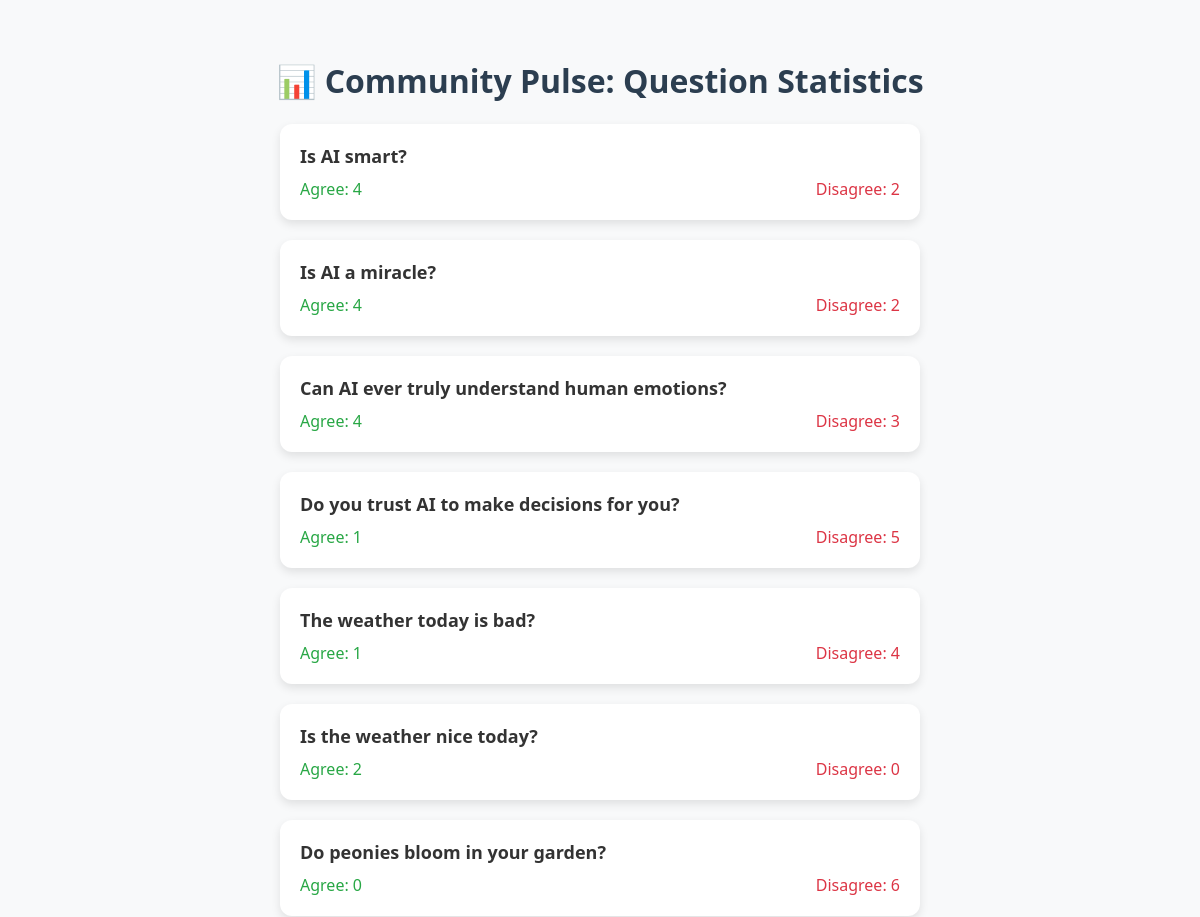
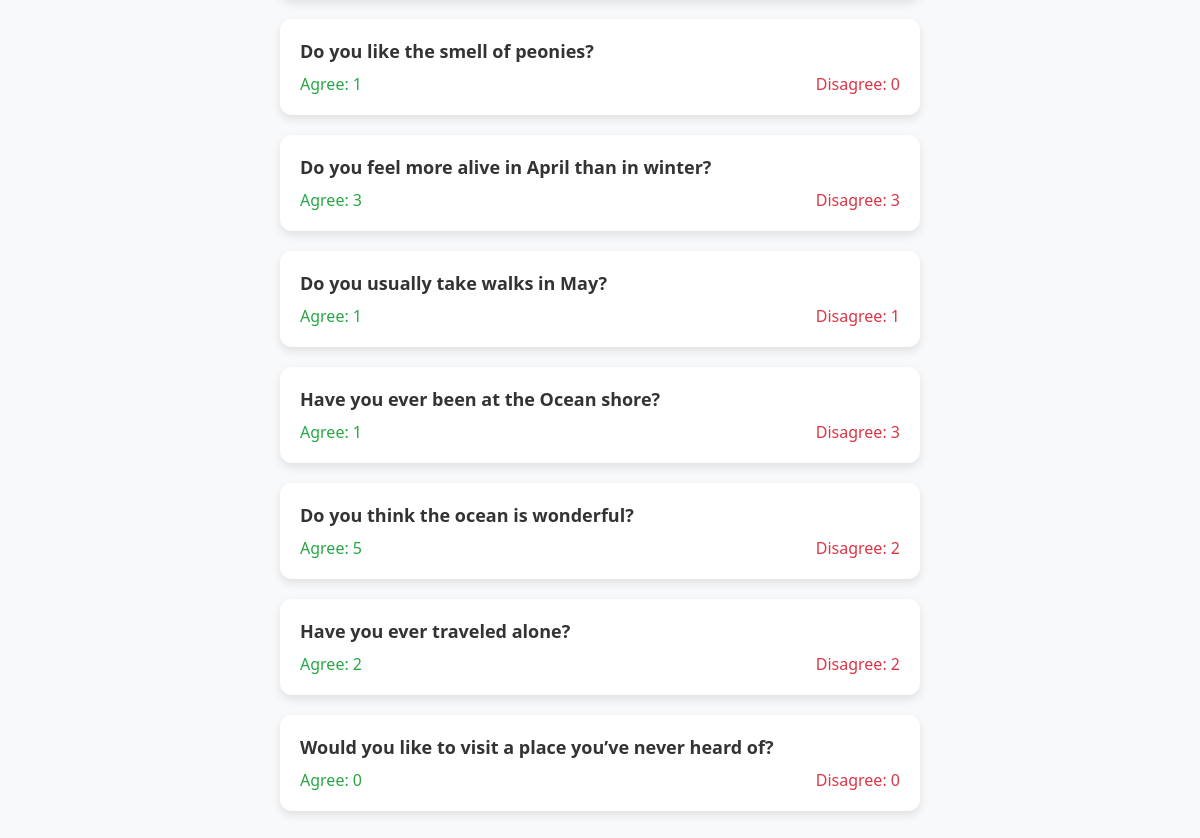
Screenshot of /responses/statistics/view with the database file from the repository (2 pictures, top to bottom).
### app/models/question.py (models this page shows, shortened)
class Question(db.Model):
    __tablename__ = 'questions'
    id = db.Column(db.Integer, primary_key=True)
    user_id = db.Column(db.Integer, db.ForeignKey('users.id', ondelete='NO ACTION'), nullable=True)
    text = db.Column(db.String(255), nullable=False)
    category_id = db.Column(db.Integer,
                            db.ForeignKey('categories.id', name='fk_question_category', ondelete='NO ACTION'),
                            nullable=True)
    user = db.relationship('User', back_populates='questions', lazy=True, cascade='none')
    responses = db.relationship('Response', back_populates='question', lazy=True, cascade='all, delete-orphan')
    category = db.relationship('Category', back_populates='questions', lazy=True, cascade='none')

### app/routers/responses.py (the view)
@responses_bp.route('/statistics/view', methods=['GET'])
def show_statistics_html():
    questions = Question.query.all()
    stats = []
    for q in questions:
        agree = sum(1 for r in q.responses if r.is_agree)
        disagree = sum(1 for r in q.responses if not r.is_agree)
        stats.append({
            "question": q.text,
            "agree": agree,
            "disagree": disagree
        })
    return render_template("statistics_view.html", stats=stats)

### app/templates/statistics_view.html (shortened to what this page needs)
<!DOCTYPE html>
<html lang="en">
<head>
</head>
<body>
    <h1>📊 Community Pulse: Question Statistics</h1>
    {% for stat in stats %}
        <div class="card">
            <div class="question">{{ stat.question }}</div>
            <div class="counts">
                <div class="agree">Agree: {{ stat.agree }}</div>
                <div class="disagree">Disagree: {{ stat.disagree }}</div>
            </div>
        </div>
    {% endfor %}
</body>
</html>

### app/templates/statistics_view.html (style rules this page uses)
body { font-family: 'Segoe UI', sans-serif; background-color: #f8f9fa; color: #333; padding: 30px; }
h1 { text-align: center; color: #2c3e50; }
.card { background-color: white; border-radius: 12px; padding: 20px; margin: 20px auto; box-shadow: 0 4px 10px rgba(0, 0, 0, 0.1); max-width: 600px; }
.question { font-size: 18px; font-weight: bold; margin-bottom: 10px; }
.counts { display: flex; justify-content: space-between; font-size: 16px; }
.agree { color: #28a745; }
.disagree { color: #dc3545; }

### rows the page displays
Question: question "Is AI smart?", agree "4", disagree "2"
Question: question "Is AI a miracle?", agree "4", disagree "2"
Question: question "Can AI ever truly understand human emotions?", agree "4", disagree "3"
Question: question "Do you trust AI to make decisions for you?", agree "1", disagree "5"
Question: question "The weather today is bad?", agree "1", disagree "4"
Question: question "Is the weather nice today?", agree "2", disagree "0"
Question: question "Do peonies bloom in your garden?", agree "0", disagree "6"
Question: question "Do you like the smell of peonies?", agree "1", disagree "0"
Question: question "Do you feel more alive in April than in winter?", agree "3", disagree "3"
Question: question "Do you usually take walks in May?", agree "1", disagree "1"
Question: question "Have you ever been at the Ocean shore?", agree "1", disagree "3"
Question: question "Do you think the ocean is wonderful?", agree "5", disagree "2"
Question: question "Have you ever traveled alone?", agree "2", disagree "2"
Question: question "Would you like to visit a place you’ve never heard of?", agree "0", disagree "0"
